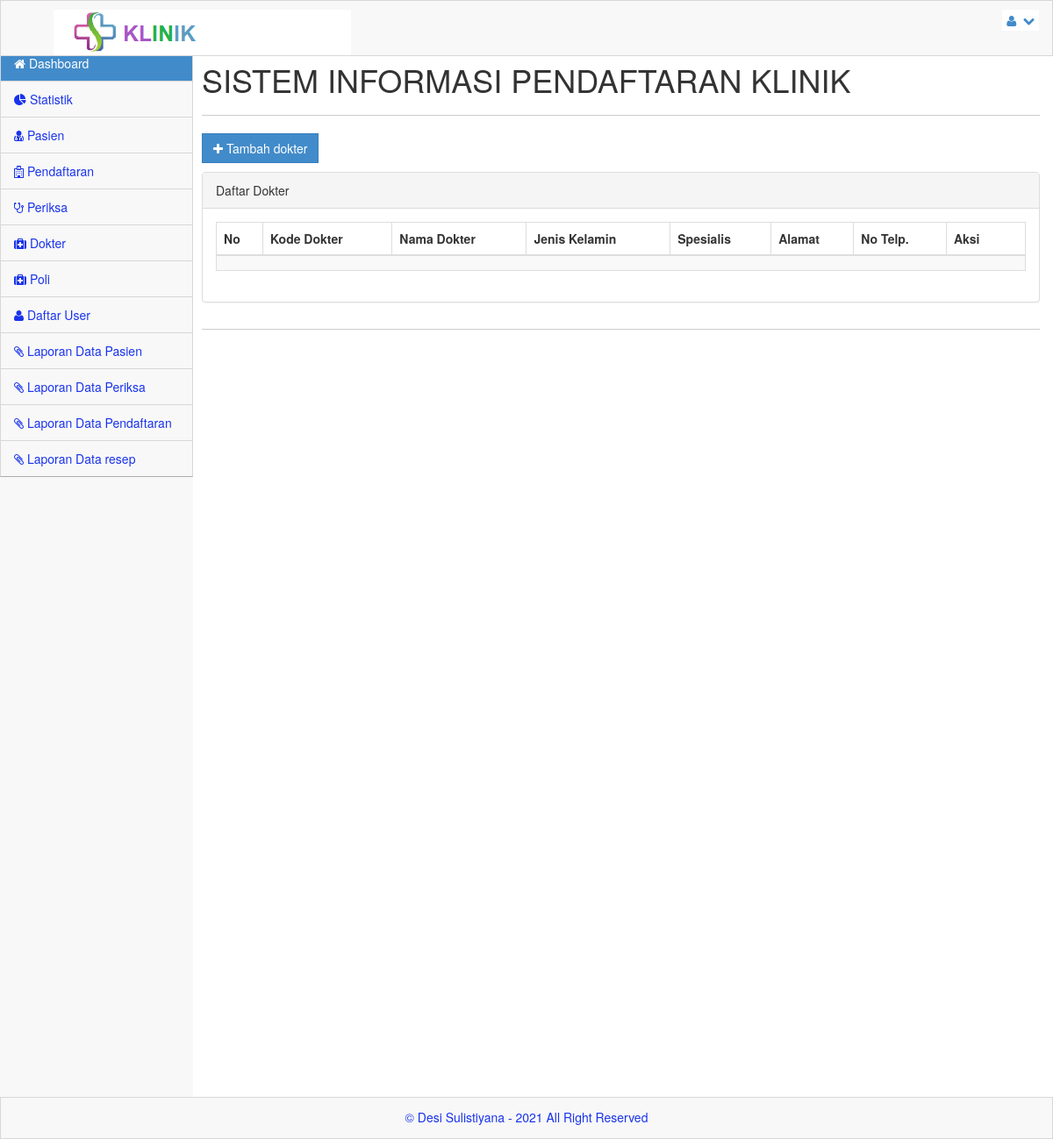
/admin/index.php?menu=dokter (signed in), run on an earlier commit of the app's database.
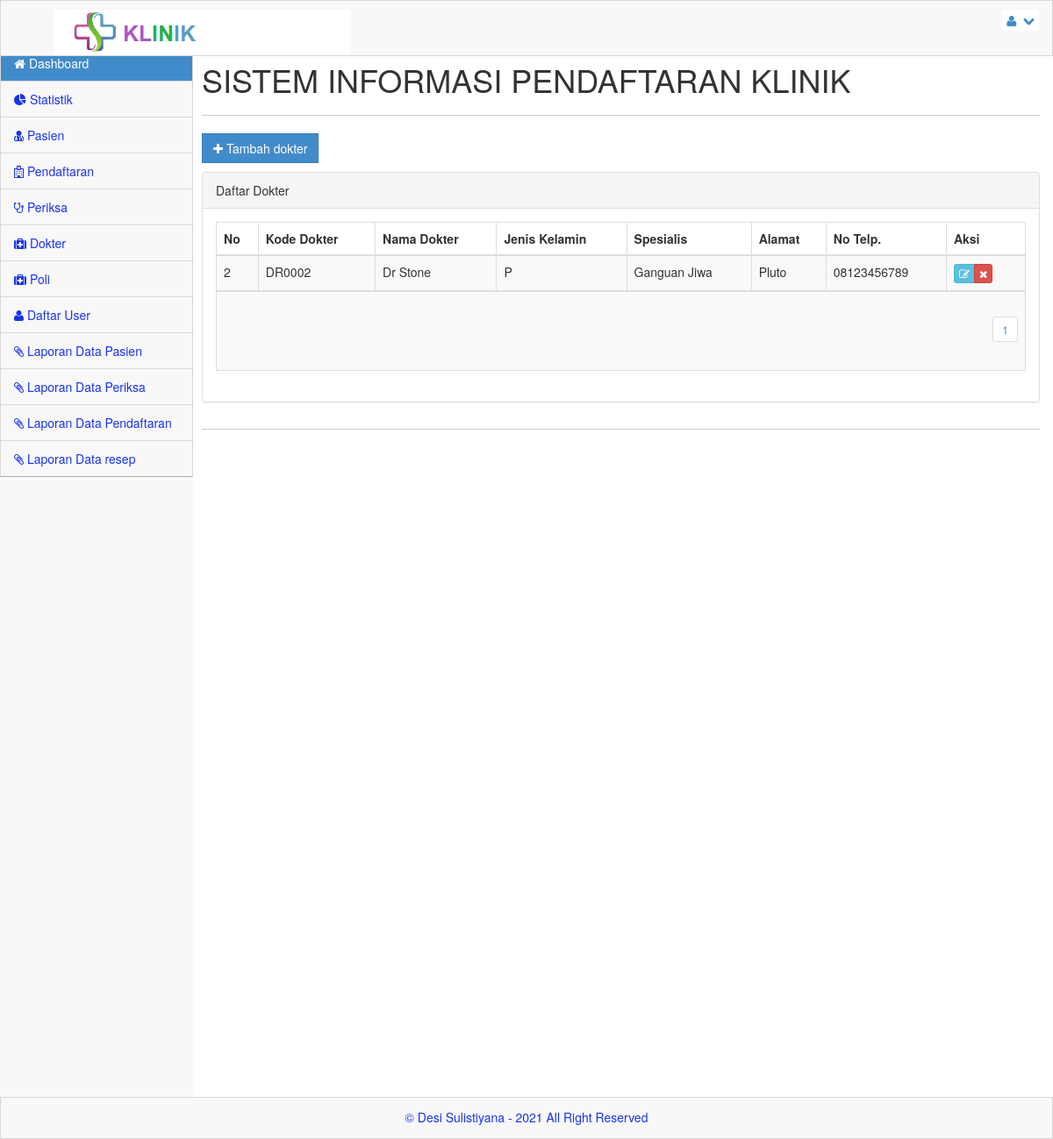
And on a later commit of the database.
### tables this page shows
CREATE TABLE `dokter` (
  `id_dokter` int(11) NOT NULL,
  `kd_dokter` varchar(10) DEFAULT NULL,
  `nm_dokter` varchar(30) DEFAULT NULL,
  `j_kelamin` char(1) DEFAULT NULL,
  `spesialis` varchar(20) DEFAULT NULL,
  `alamat` varchar(25) DEFAULT NULL,
  `no_telp` varchar(12) DEFAULT NULL,
  `created_at` timestamp NULL DEFAULT current_timestamp(),
  `updated_at` timestamp NULL DEFAULT current_timestamp(),
  `deleted_at` timestamp NULL DEFAULT NULL
);

### admin/dokter.php (the view, shortened to what this page needs)
<?php
$row = 20;
$hal = isset($_GET['hal']) ? $_GET['hal'] : 0;
$pageSql = "SELECT * FROM dokter";
$pageQry = mysqli_query($server,$pageSql) or die ("error paging: ".mysqli_error());
$jml	 = mysqli_num_rows($pageQry);
$max	 = ceil($jml/$row);
?>
<a href="?menu=dokter_edit" class="btn btn-primary btn-rect" data-toggle="modal"><i class='icon icon-white icon-plus'></i> Tambah dokter</a><p>
<div class="panel panel-default">
	<div class="panel-heading">
		Daftar Dokter
	</div>
	<div class="panel-body">
		<div class="table-responsive">
			<table class="table table-striped table-bordered table-hover">
				<thead>
					<tr>
						<th>No</th>
						<th>Kode Dokter</th>
                        <th>Nama Dokter</th>
						<th>Jenis Kelamin</th>
						<th>Spesialis</th>
                        <th>Alamat</th>
						<th>No Telp.</th>
						<th width="90">Aksi</th>
					</tr>
				</thead>
			<?php
				$dokterSql = "SELECT * FROM dokter  ORDER BY kd_dokter ASC LIMIT $hal, $row";
				$dokterQry = mysqli_query($server,$dokterSql)  or die ("Query dokter salah : ".mysqli_error());
				while ($dokter = mysqli_fetch_array($dokterQry)) {
			?>
				<tbody>
					<tr>
						<td><?php echo $dokter['id_dokter'];?></td>
						<td><?php echo $dokter['kd_dokter'];?></td>
						<td><?php echo $dokter['nm_dokter'];?></td>
                        <td><?php echo $dokter['j_kelamin'];?></td>
						<td><?php echo $dokter['spesialis'];?></td>
                        <td><?php echo $dokter['alamat'];?></td>
                        <td><?php echo $dokter['no_telp'];?></td>
						<td>
						  <div class='btn-group'>
                          <a href="?menu=dokter_edit&aksi=edit&nmr=<?php echo $dokter['id_dokter']; ?>" class="btn btn-xs btn-info tipsy-kiri-atas" title='Edit Data ini'> <i class="icon-edit icon-white"></i> </a>
						  <a href="?menu=dokter_del&aksi=hapus&nmr=<?php echo $dokter['id_dokter']; ?>" class="btn btn-xs btn-danger tipsy-kiri-atas" title="Hapus Data Ini" onclick="return confirm('ANDA YAKIN AKAN MENGHAPUS DATA PENTING INI ... ?')"><i class="icon-remove icon-white"></i></a>
						  </div>
						</td>
					</tr>
				</tbody>
			<?php } ?>
					<tr>
						<td colspan="8" align="right">
						<?php
						for($h = 1; $h <= $max; $h++){
							$list[$h] = $row*$h-$row;
							echo "<ul class='pagination pagination-sm'><li><a href='?menu=dokter&hal=$list[$h]'>$h</a></li></ul>";
						}
						?></td>
					</tr>
			</table>
		</div>
	</div>
</div>

What changed in the data, as far as the page shows it:
added dokter: id_dokter "2", kd_dokter "DR0002", nm_dokter "Dr Stone", j_kelamin "P", spesialis "Ganguan Jiwa", alamat "Pluto", no_telp "08123456789"
Also different on the page:
new list line: "1"
